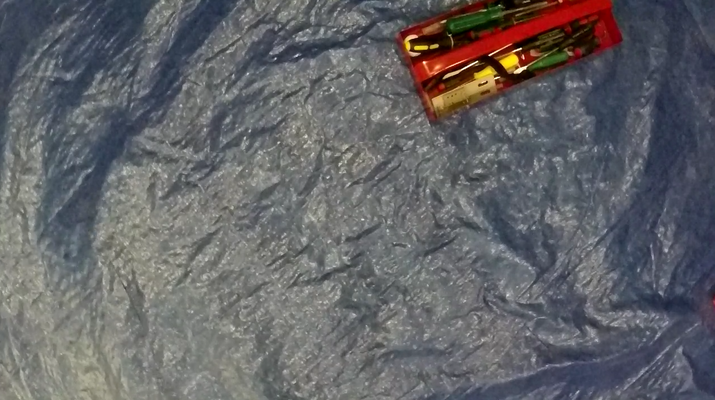
//> input picture images/example.png, 715 x 400 px
$ ./2DObjectRecognition images/example.png images/obj.png   (built with g++ and OpenCV 4)
//> lines starting //> are read from the running program, lines starting //| are printed output that depends on the picture
#include <stdio.h>
#include <iostream>
#include <opencv2/opencv.hpp>
#include "opencv2/core/core.hpp"
#include "opencv2/highgui/highgui.hpp"
#include "opencv2/calib3d/calib3d.hpp"
#include "opencv2/nonfree/nonfree.hpp"
#include "opencv2/features2d/features2d.hpp"

using namespace cv;

void readme()
{
    std::cout << "[ERROR] \t On or more provided images are broken \n"
              << std::endl;
}

void sharpenImage(Mat& toSharpen)
{
    Mat blurImage;
    GaussianBlur(toSharpen, blurImage, Size(0, 0), 3);
    addWeighted(toSharpen, 3, blurImage, -2, 0, toSharpen);
}

void findFeature(Mat& descriptorObject, std::vector<KeyPoint>& keypointsObject,
                 Mat& descriptorInput, Mat grayObject, Mat grayInput,
                 std::vector<KeyPoint>& keypointsImage)
{
    int minHessian = 400;

    SurfFeatureDetector detector( minHessian );

    detector.detect( grayObject, keypointsObject );
    detector.detect( grayInput, keypointsImage );

    // calculate descriptor
    SurfDescriptorExtractor extractor;

    extractor.compute( grayInput, keypointsImage, descriptorInput );
    extractor.compute( grayObject, keypointsObject, descriptorObject );
}

std::vector<DMatch> findNearestNeighbor(Mat descriptorInput,
                                        Mat descriptorObject)
{
    FlannBasedMatcher matcher;
    std::vector<DMatch> matches;
    matcher.match( descriptorObject, descriptorInput, matches);

    double maxDist = 0;
    double minDist = 100;

    for (int i = 0; i < descriptorInput.rows; ++i) {
        double dist = matches[i].distance;

        if ( dist < minDist )
            minDist = dist;

        if ( dist > maxDist )
            maxDist = dist;
    }

    std::vector< DMatch > goodMatches;

    for (int j = 0; j < descriptorObject.rows; ++j) {
        if ( goodMatches.size() > 20 ) break;
        if ( matches[j].distance <= max( 2*minDist, 0.02 ) )
            goodMatches.push_back(matches[j]);
    }

    return goodMatches;
}

int main(int argc, char** argv )
{
    // load images
    if ( argc != 3 )
    {
        std::cout << "usage: stereo-3D-calculation.out <Input_Image_Path>"
                  << "<Object_Image>\n" << std::endl;
        return -1;
    }

    Mat imageInput, objectImage, grayInput, grayObject;

    imageInput = imread( argv[1], 1 );
//> imageInput is the input picture: 400 rows x 715 cols, CV_8UC3; mean B, G, R 102.8, 99.9, 100
    objectImage = imread( argv[2], 1 );
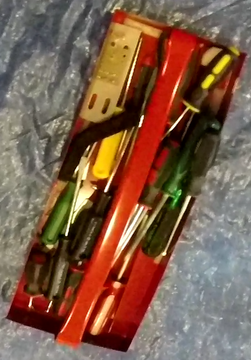
//> input picture images/obj.png, 251 x 360 px
//> objectImage is the input picture: 360 rows x 251 cols, CV_8UC3; mean B, G, R 73.9, 93.3, 126.2

    if ( !imageInput.data || !objectImage.data)
    {
        readme();
        return -1;
    }
    std::cout << "[OK] \t load images" << std::endl;

    // sharpen images
    sharpenImage(imageInput);
//> in sharpenImage, `GaussianBlur(toSharpen, blurImage, Size(0, 0), 3);`:
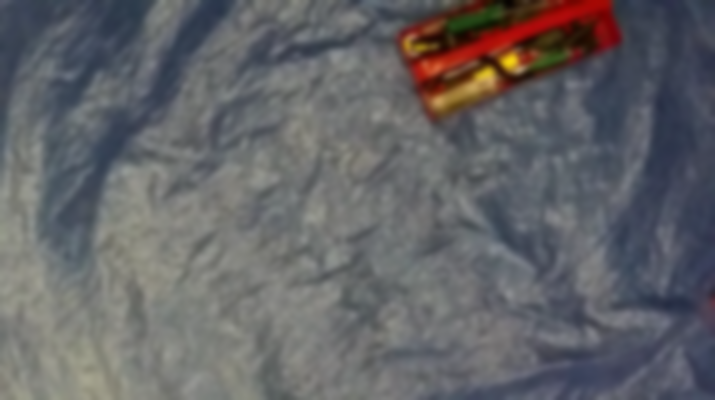
//> blurImage: 400 rows x 715 cols, CV_8UC3; mean B, G, R 102.8, 99.9, 100
//> in sharpenImage, `addWeighted(toSharpen, 3, blurImage, -2, 0, toSharpen);`:
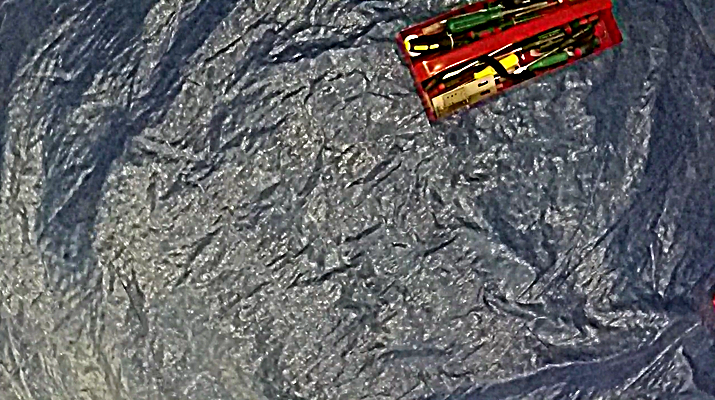
//> toSharpen: 400 rows x 715 cols, CV_8UC3; mean B, G, R 103.2, 100.1, 99.8
    sharpenImage(objectImage);
//> in sharpenImage (call 2), `GaussianBlur(toSharpen, blurImage, Size(0, 0), 3);`:
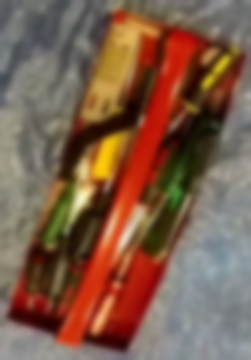
//> blurImage: 360 rows x 251 cols, CV_8UC3; mean B, G, R 73.9, 93.3, 126.2
//> in sharpenImage (call 2), `addWeighted(toSharpen, 3, blurImage, -2, 0, toSharpen);`:
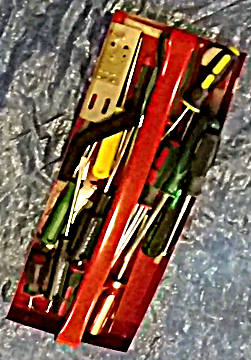
//> toSharpen: 360 rows x 251 cols, CV_8UC3; mean B, G, R 78.6, 95.2, 124.1

    // convert to grey-scale images
    cvtColor(imageInput, grayInput, COLOR_BGR2GRAY, 1);
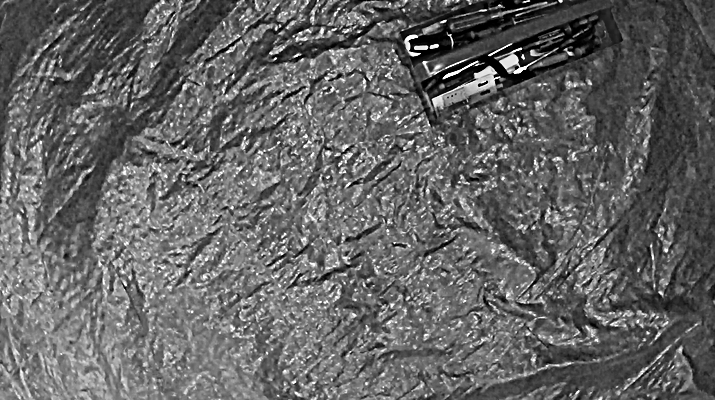
//> grayInput: 400 rows x 715 cols, CV_8UC1; min 0, max 255, mean 100.4
    cvtColor(objectImage, grayObject, COLOR_BGR2GRAY, 1);
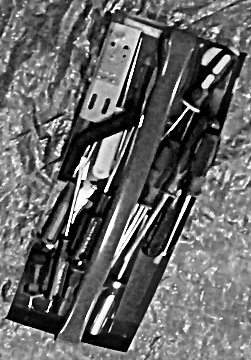
//> grayObject: 360 rows x 251 cols, CV_8UC1; min 0, max 255, mean 102

    std::vector<KeyPoint> keypointsObject, keypointsImage;
    Mat descriptorObject, descriptorInput;

    // find feature
//> (the run ends here: the program needs code that is not available in this run, at `SurfFeatureDetector detector( minHessian );`)
